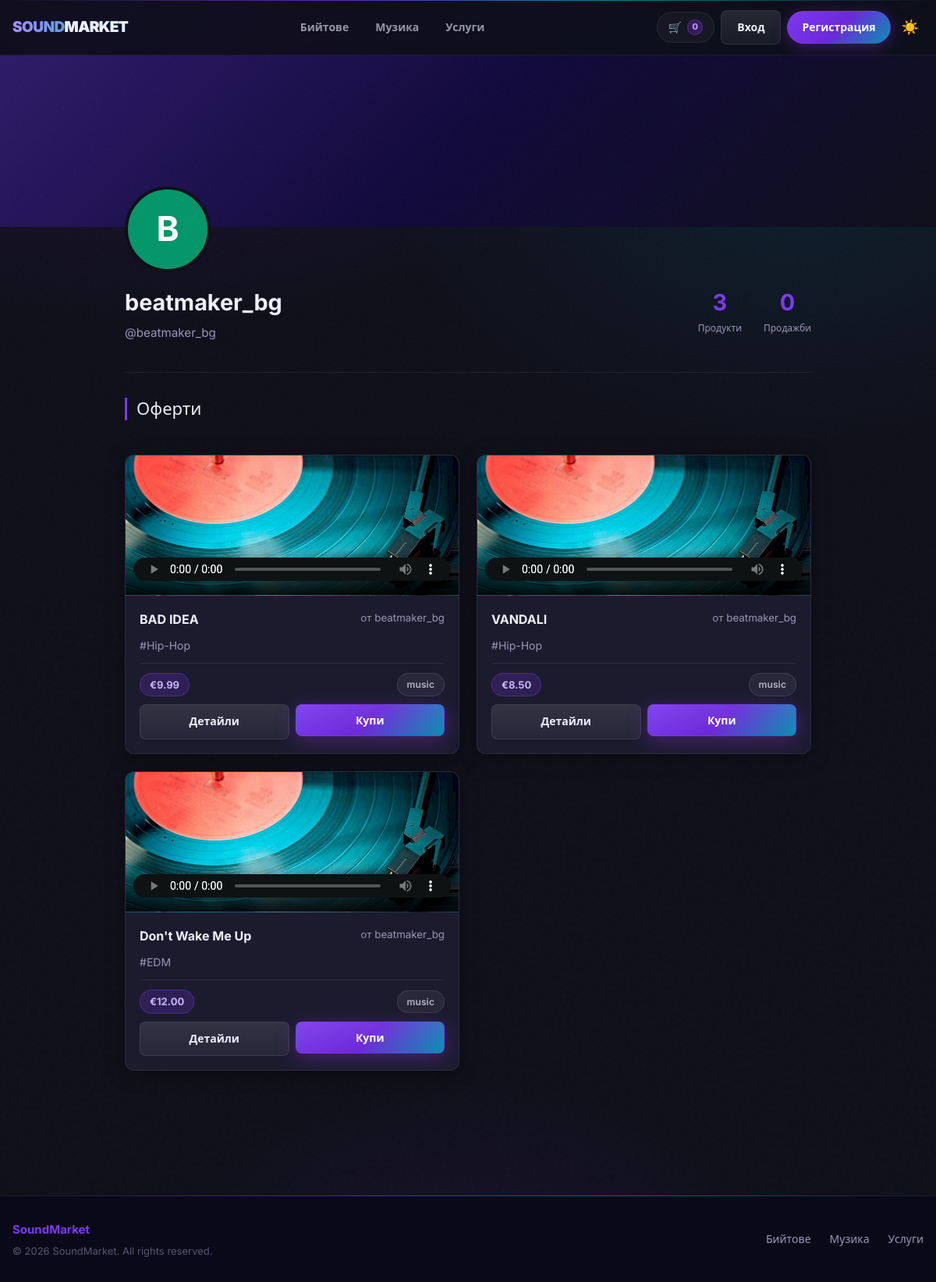
Screenshot of /profile.php?id=3 with the database file from the repository.
### tables this page shows
CREATE TABLE `users` (
  `id` int(11) NOT NULL,
  `username` varchar(50) NOT NULL,
  `email` varchar(120) NOT NULL,
  `password_hash` varchar(255) NOT NULL,
  `created_at` timestamp NOT NULL DEFAULT current_timestamp(),
  `display_name` varchar(100) DEFAULT NULL,
  `bio` text DEFAULT NULL,
  `location` varchar(100) DEFAULT NULL,
  `website` varchar(255) DEFAULT NULL,
  `instagram` varchar(100) DEFAULT NULL,
  `soundcloud` varchar(100) DEFAULT NULL,
  `youtube` varchar(100) DEFAULT NULL,
  `avatar_path` varchar(255) DEFAULT NULL,
  `banner_path` varchar(255) DEFAULT NULL,
  `genre_tags` varchar(255) DEFAULT NULL
);

CREATE TABLE `products` (
  `id` int(11) NOT NULL,
  `owner_id` int(11) NOT NULL,
  `type` enum('beat','music','service','digital') NOT NULL,
  `title` varchar(140) NOT NULL,
  `description` text DEFAULT NULL,
  `price_eur` int(11) NOT NULL,
  `genre` varchar(60) DEFAULT NULL,
  `bpm` int(11) DEFAULT NULL,
  `delivery_days` int(11) DEFAULT NULL,
  `file_path` varchar(255) DEFAULT NULL,
  `cover_path` varchar(255) DEFAULT NULL,
  `created_at` timestamp NOT NULL DEFAULT current_timestamp(),
  `avg_rating` decimal(3,2) DEFAULT NULL,
  `review_count` int(11) NOT NULL DEFAULT 0
);

### inc/db.php (called while the page is built, shortened)
<?php
function db(): PDO {
  static $pdo = null;
  if ($pdo) return $pdo;
  $dsn = 'mysql:host=' . DB_HOST . ';dbname=' . DB_NAME . ';charset=utf8mb4';
  $pdo = new PDO($dsn, DB_USER, DB_PASS, [
    PDO::ATTR_ERRMODE => PDO::ERRMODE_EXCEPTION,
    PDO::ATTR_DEFAULT_FETCH_MODE => PDO::FETCH_ASSOC,
  ]);
  return $pdo;
}

### inc/functions.php (called while the page is built, shortened)
<?php
function h(string $s): string {
  return htmlspecialchars($s, ENT_QUOTES, 'UTF-8');
}
function format_eur(int $cents): string {
  return '€' . number_format($cents / 100, 2, '.', ' ');
}

### profile.php (the view, shortened to what this page needs)
<?php
require_once __DIR__ . '/inc/db.php';
require_once __DIR__ . '/inc/functions.php';
$profile_id = isset($_GET['id']) ? (int)$_GET['id'] : 0;
$stmt = db()->prepare("SELECT * FROM users WHERE id = ?");
$stmt->execute([$profile_id]);
$profile = $stmt->fetch();
$stmt = db()->prepare("SELECT COUNT(*) FROM products WHERE owner_id = ?");
$stmt->execute([$profile_id]);
$product_count = (int)$stmt->fetchColumn();
$stmt = db()->prepare("
    SELECT COUNT(oi.id)
    FROM order_items oi
    JOIN products p ON p.id = oi.product_id
    WHERE p.owner_id = ?
");
$stmt->execute([$profile_id]);
$sales_count = (int)$stmt->fetchColumn();
$stmt = db()->prepare("
    SELECT p.*, u.username AS owner_username
    FROM products p
    JOIN users u ON u.id = p.owner_id
    WHERE p.owner_id = ?
    ORDER BY p.created_at DESC
");
$stmt->execute([$profile_id]);
$products = $stmt->fetchAll();
$display_name = $profile['display_name'] ?: $profile['username'];
$avatar_colors = ['#7c3aed','#0891b2','#db2777','#059669','#d97706','#dc2626'];
$avatar_color  = $avatar_colors[$profile_id % 6];
$avatar_letter = mb_strtoupper(mb_substr($profile['username'], 0, 1));
require __DIR__ . '/inc/header.php';
?>
<div style="width: 100%; height: 220px; overflow: hidden;
  <?php if (!empty($profile['banner_path'])): ?>
    background-image: url('<?= APP_BASE . '/' . h($profile['banner_path']) ?>');
    background-size: cover; background-position: center;
  <?php else: ?>
    background: linear-gradient(135deg, #2d1b69 0%, #11093a 50%, #0f0f1a 100%);
  <?php endif; ?>">
</div>
<div class="container" style="max-width: 960px;">
  <div style="margin-left: 40px; margin-top: -55px; display: inline-block;">
    <?php if (!empty($profile['avatar_path'])): ?>
      <img src="<?= APP_BASE . '/' . h($profile['avatar_path']) ?>"
           style="width: 110px; height: 110px; border-radius: 50%; object-fit: cover;
                  border: 4px solid #0f0f1a; display: block;">
    <?php else: ?>
      <div style="width: 110px; height: 110px; border-radius: 50%;
                  background: <?= $avatar_color ?>; border: 4px solid #0f0f1a;
                  display: flex; align-items: center; justify-content: center;
                  font-size: 44px; font-weight: 700; color: #fff;">
        <?= $avatar_letter ?>
      </div>
    <?php endif; ?>
  </div>
  <div style="display: flex; justify-content: space-between; align-items: flex-start;
              padding: 16px 40px 30px; flex-wrap: wrap; gap: 20px;">
    <div style="flex: 1; min-width: 260px;">
      <h1 style="font-size: 1.8rem; font-weight: 700; margin: 0 0 4px;">
        <?= h($display_name) ?>
      </h1>
      <p style="font-size: 0.95rem; color: var(--muted); margin: 0 0 8px;">
        @<?= h($profile['username']) ?>
      </p>
    </div>
    <div style="text-align: right; flex-shrink: 0;">
      <div style="display: flex; gap: 28px; justify-content: flex-end;">
        <div style="text-align: center;">
          <div style="font-size: 1.8rem; font-weight: 700; color: var(--brand);"><?= $product_count ?></div>
          <div style="font-size: 12px; color: var(--muted);">Продукти</div>
        </div>
        <div style="text-align: center;">
          <div style="font-size: 1.8rem; font-weight: 700; color: var(--brand);"><?= $sales_count ?></div>
          <div style="font-size: 12px; color: var(--muted);">Продажби</div>
        </div>
      </div>
    </div>
  </div>
  <div style="border-top: 1px solid var(--border); margin: 0 40px 32px;"></div>
  <div style="padding: 0 40px 60px;">
    <h2 class="section-title" style="margin-bottom: 24px;">Оферти</h2>
    <?php if (empty($products)): ?>
      <p class="muted">Този потребител все още няма качени оферти.</p>
    <?php else: ?>
      <section class="grid">
        <?php foreach ($products as $p): ?>
          <article class="card">
            <?php
              $userCover  = !empty($p['cover_path']) ? APP_BASE . '/' . h($p['cover_path']) : null;
              $defaultCover = APP_BASE . '/uploads/blog-vinyl-lp.800x0.jpg';
              $finalCover = $userCover ?: $defaultCover;
            ?>
            <div class="card-img-container" style="background-image: url('<?= $finalCover ?>');">
              <div class="card-media-overlay">
                <?php if (!empty($p['file_path'])): ?>
                  <audio controls controlsList="nodownload">
                    <source src="<?= APP_BASE . '/' . h($p['file_path']) ?>" type="audio/mpeg">
                  </audio>
                <?php endif; ?>
              </div>
            </div>
            <div class="card-body">
              <div class="card-title">
                <h3><?= h($p['title']) ?></h3>
                <small class="muted">от <?= h($p['owner_username']) ?></small>
              </div>
              <div class="meta" style="font-size: 14px; color: var(--muted);">
                <span>#<?= h((string)($p['genre'] ?? 'General')) ?></span>
              </div>
              <div class="price-row">
                <span class="price-pill"><?= format_eur((int)$p['price_eur']) ?></span>
                <span class="pill"><?= h($p['type']) ?></span>
              </div>
              <div class="actions">
                <a class="btn" href="<?= APP_BASE ?>/product.php?id=<?= (int)$p['id'] ?>">Детайли</a>
                <form method="post" action="<?= APP_BASE ?>/cart.php" style="margin: 0;">
                  <button class="btn primary" type="submit" style="width: 100%;">Купи</button>
                </form>
              </div>
            </div>
          </article>
        <?php endforeach; ?>
      </section>
    <?php endif; ?>
  </div>
</div>
<?php require __DIR__ . '/inc/footer.php'; ?>

### rows the page displays
users: username "B", username "beatmaker_bg"
products: title "BAD IDEA", owner.username "beatmaker_bg", genre "Hip-Hop", price_eur "€9.99", type "music"
products: title "VANDALI", owner.username "beatmaker_bg", genre "Hip-Hop", price_eur "€8.50", type "music"
products: title "Don't Wake Me Up", owner.username "beatmaker_bg", genre "EDM", price_eur "€12.00", type "music"

### other values shown
$cartCount "0"
$product_count "3"
$sales_count "0"
APP_NAME "SoundMarket"
